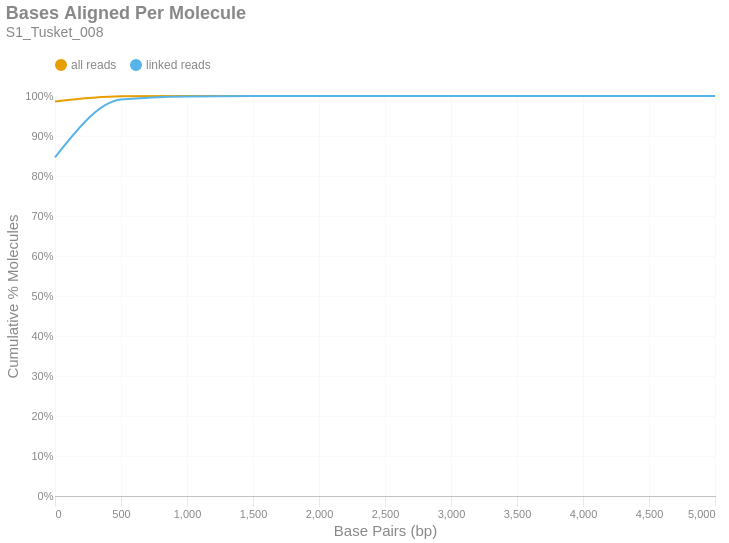

Notebook source saved alongside this figure:
### Markdown cell above
### Bases Aligned Per Molecule
This is a cumulative frequency distribution showing the number of base pairs aligned per unique molecule. These data are shown in 500 bp bins. There are two distributions: one with `all reads` (yellow) and another with only `linked reads` (blue). The percent of molecules in the `linked reads` distribution is relative to the total number of linked molecules.

### Code cell
if SKIPLR:
    print_html(f"Skipped")
else:
    binned_df = consolidated_hist(valids['aligned_bp'], mask, 500, True)
    with SafeRender(binned_df):
        (
            density_plot(binned_df, 'Bases Aligned Per Molecule', samplename, 'basesper')
            .encode(
                x=alt.X('bin:Q', title="Base Pairs (bp)").axis(tickMinStep=500).scale(padding=0),
                y=alt.Y('value:Q', title='Cumulative % Molecules')
                    .axis(format='%')
                    .scale(domain = [0,1])
                    .stack(False),
                color=alt.Color("key:N").scale(domain = ["all reads", "linked reads"]),
                tooltip = [
                    alt.Tooltip("key:N", title = "Data Type"),
                    alt.Tooltip("range_label:N", title="Bases Aligned Per Molecule"),
                    alt.Tooltip("value:Q", format = ".2%", title="% Molecules (Cum.)")
                ]
            )
        ).display()

### Figure 1 — Vega-Lite specification as saved in the notebook (floating-point values rounded to 4 significant figures)
{"width": "container", "height": 400, "config": {"title": {"anchor": "start", "dy": -15, "fontSize": 18, "color": "#888888", "subtitleColor": "#888888", "subtitleFontSize": 14}, "arc": {"fill": "#0072B2"}, "axis": {"domainColor": "#888888", "domainWidth": 0.5, "gridWidth": 0.2, "grid": false, "titleFontWeight": 400, "titleFontSize": 15, "labelFontSize": 11, "labelColor": "#888888", "tickColor": "#888888", "tickWidth": 0.2, "titleColor": "#888888"}, "axisBand": {"grid": false}, "axisX": {"grid": true, "tickSize": 10, "domainCap": "round"}, "axisY": {"domain": false, "grid": true, "tickSize": 0, "domainCap": "round"}, "background": "transparent", "header": {"labelFontSize": 15, "labelColor": "#888888", "titleFontSize": 15, "titleFontWeight": 600, "titleColor": "#888888"}, "legend": {"labelFont": "sans-serif", "labelFontSize": 12, "labelColor": "#888888", "symbolSize": 100, "symbolType": "circle", "titleFontSize": 12, "titlePadding": 10, "titleColor": "#888888", "title": null, "orient": "top"}, "range": {"category": ["#E69F00", "#56B4E9", "#009E73", "#F0E442", "#0072B2", "#D55E00", "#CC79A7", "#000000"], "diverging": ["#cfe8f3", "#a2d4ec", "#73bfe2", "#46abdb", "#1696d2", "#12719e"]}, "area": {"fill": "#0072B2", "fillOpacity": 0.7, "line": true, "strokeOpacity": 0.7}, "line": {"color": "#0072B2", "stroke": "#0072B2", "strokeWidth": 2}, "trail": {"color": "#0072B2", "stroke": "#0072B2", "strokeWidth": 0, "size": 1}, "point": {"filled": true, "fillOpacity": 1.0, "size": 95}, "text": {"color": "#888888", "fontSize": 11, "align": "right", "fontWeight": 400, "size": 11}, "bar": {"fill": "#0072B2", "stroke": null}, "view": {"stroke": null, "continuousWidth": 660, "continuousHeight": 400}}, "data": {"name": "data-605231953252e029ae8991336aa6a3a8"}, "mark": {"type": "line", "interpolate": "monotone", "point": {"opacity": 0, "size": 275}}, "encoding": {"color": {"field": "key", "scale": {"domain": ["all reads", "linked reads"]}, "type": "nominal"}, "tooltip": [{"field": "key", "title": "Data Type", "type": "nominal"}, {"field": "range_label", "title": "Bases Aligned Per Molecule", "type": "nominal"}, {"field": "value", "format": ".2%", "title": "% Molecules (Cum.)", "type": "quantitative"}], "x": {"axis": {"tickMinStep": 500}, "field": "bin", "scale": {"padding": 0}, "title": "Base Pairs (bp)", "type": "quantitative"}, "y": {"axis": {"format": "%"}, "field": "value", "scale": {"domain": [0, 1]}, "stack": false, "title": "Cumulative % Molecules", "type": "quantitative"}}, "params": [{"name": "param_c36ac31b6afebe62", "select": {"type": "point", "fields": ["key"]}, "bind": "legend"}], "title": {"text": "Bases Aligned Per Molecule", "subtitle": "S1_Tusket_008"}, "transform": [{"fold": ["all reads (cumsum)", "linked reads (cumsum)"]}, {"calculate": "replace(datum.key, ' (cumsum)', '')", "as": "key"}, {"filter": {"param": "param_c36ac31b6afebe62"}}], "usermeta": {"embedOptions": {"downloadFileName": "S1_Tusket_008.basesper"}}, "$schema": "https://vega.github.io/schema/vega-lite/v6.1.0.json", "datasets": {"data-605231953252e029ae8991336aa6a3a8": [{"bin": "0.0", "interval": "0.0-500.0", "all reads": 0.9862, "linked reads": 0.8468, "all reads (cumsum)": 0.9862, "linked reads (cumsum)": 0.8468, "range_label": "0-499"}, {"bin": "500.0", "interval": "500.0-1000.0", "all reads": 0.01298, "linked reads": 0.1443, "all reads (cumsum)": 0.9992, "linked reads (cumsum)": 0.9912, "range_label": "500-999"}, {"bin": "1000.0", "interval": "1000.0-1500.0", "all reads": 0.0006832, "linked reads": 0.007762, "all reads (cumsum)": 0.9999, "linked reads (cumsum)": 0.9989, "range_label": "1000-1499"}, {"bin": "1500.0", "interval": "1500.0-2000.0", "all reads": 7.515e-05, "linked reads": 0.0008625, "all reads (cumsum)": 1.0, "linked reads (cumsum)": 0.9998, "range_label": "1500-1999"}, {"bin": "2000.0", "interval": "2000.0-2500.0", "all reads": 1.284e-05, "linked reads": 0.0001474, "all reads (cumsum)": 1.0, "linked reads (cumsum)": 1.0, "range_label": "2000-2499"}, {"bin": "2500.0", "interval": "2500.0-3000.0", "all reads": 2.186e-06, "linked reads": 2.509e-05, "all reads (cumsum)": 1.0, "linked reads (cumsum)": 1.0, "range_label": "2500-2999"}, {"bin": "3000.0", "interval": "3000.0-3500.0", "all reads": 1.093e-06, "linked reads": 1.255e-05, "all reads (cumsum)": 1.0, "linked reads (cumsum)": 1.0, "range_label": "3000-3499"}, {"bin": "3500.0", "interval": "3500.0-4000.0", "all reads": 0.0, "linked reads": 0.0, "all reads (cumsum)": 1.0, "linked reads (cumsum)": 1.0, "range_label": "3500-3999"}, {"bin": "4000.0", "interval": "4000.0-4500.0", "all reads": 2.733e-07, "linked reads": 3.136e-06, "all reads (cumsum)": 1.0, "linked reads (cumsum)": 1.0, "range_label": "4000-4499"}, {"bin": "4500.0", "interval": "4500.0-5000.0", "all reads": 0.0, "linked reads": 0.0, "all reads (cumsum)": 1.0, "linked reads (cumsum)": 1.0, "range_label": "4500-4999"}, {"bin": "5000.0", "interval": "5000.0-5500.0", "all reads": 5.465e-07, "linked reads": 6.273e-06, "all reads (cumsum)": 1.0, "linked reads (cumsum)": 1.0, "range_label": "5000-5499"}]}}
